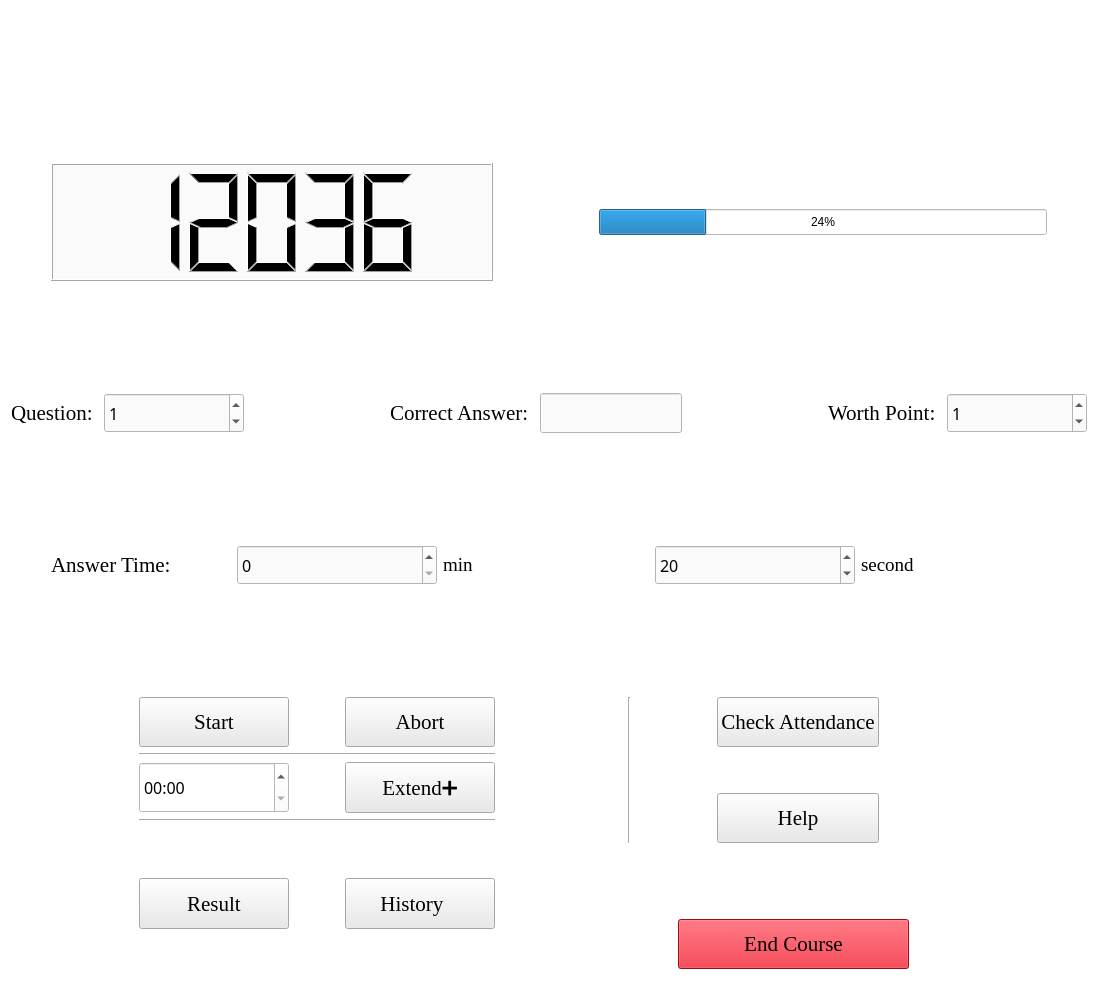
<?xml version="1.0" encoding="UTF-8"?>
<ui version="4.0">
 <class>Form</class>
 <widget class="QWidget" name="Form">
  <property name="geometry">
   <rect>
    <x>0</x>
    <y>0</y>
    <width>1098</width>
    <height>990</height>
   </rect>
  </property>
  <property name="windowTitle">
   <string>Form</string>
  </property>
  <property name="styleSheet">
   <string notr="true">background-color: rgb(255, 255, 255);</string>
  </property>
  <layout class="QVBoxLayout" name="verticalLayout_2">
   <item>
    <widget class="QLabel" name="label_7">
     <property name="sizePolicy">
      <sizepolicy hsizetype="Expanding" vsizetype="Expanding">
       <horstretch>0</horstretch>
       <verstretch>0</verstretch>
      </sizepolicy>
     </property>
     <property name="maximumSize">
      <size>
       <width>1080</width>
       <height>180</height>
      </size>
     </property>
     <property name="text">
      <string/>
     </property>
     <property name="pixmap">
      <pixmap resource="Dressing.qrc">:/Bar/Galaxy1.png</pixmap>
     </property>
     <property name="scaledContents">
      <bool>true</bool>
     </property>
    </widget>
   </item>
   <item>
    <spacer name="verticalSpacer_13">
     <property name="orientation">
      <enum>Qt::Vertical</enum>
     </property>
     <property name="sizeType">
      <enum>QSizePolicy::Fixed</enum>
     </property>
     <property name="sizeHint" stdset="0">
      <size>
       <width>20</width>
       <height>40</height>
      </size>
     </property>
    </spacer>
   </item>
   <item>
    <layout class="QHBoxLayout" name="horizontalLayout_9">
     <item>
      <spacer name="horizontalSpacer_18">
       <property name="orientation">
        <enum>Qt::Horizontal</enum>
       </property>
       <property name="sizeType">
        <enum>QSizePolicy::Fixed</enum>
       </property>
       <property name="sizeHint" stdset="0">
        <size>
         <width>40</width>
         <height>20</height>
        </size>
       </property>
      </spacer>
     </item>
     <item>
      <layout class="QGridLayout" name="gridLayout">
       <item row="1" column="4" rowspan="2" colspan="2">
        <widget class="QProgressBar" name="progressBar">
         <property name="sizePolicy">
          <sizepolicy hsizetype="Expanding" vsizetype="Expanding">
           <horstretch>0</horstretch>
           <verstretch>0</verstretch>
          </sizepolicy>
         </property>
         <property name="value">
          <number>24</number>
         </property>
        </widget>
       </item>
       <item row="0" column="4">
        <spacer name="verticalSpacer_5">
         <property name="orientation">
          <enum>Qt::Vertical</enum>
         </property>
         <property name="sizeHint" stdset="0">
          <size>
           <width>20</width>
           <height>40</height>
          </size>
         </property>
        </spacer>
       </item>
       <item row="3" column="4">
        <spacer name="verticalSpacer_6">
         <property name="orientation">
          <enum>Qt::Vertical</enum>
         </property>
         <property name="sizeHint" stdset="0">
          <size>
           <width>20</width>
           <height>40</height>
          </size>
         </property>
        </spacer>
       </item>
       <item row="1" column="3">
        <spacer name="horizontalSpacer_17">
         <property name="orientation">
          <enum>Qt::Horizontal</enum>
         </property>
         <property name="sizeType">
          <enum>QSizePolicy::Fixed</enum>
         </property>
         <property name="sizeHint" stdset="0">
          <size>
           <width>50</width>
           <height>20</height>
          </size>
         </property>
        </spacer>
       </item>
       <item row="0" column="0" rowspan="4" colspan="2">
        <widget class="QLCDNumber" name="lcdNumber">
         <property name="enabled">
          <bool>true</bool>
         </property>
         <property name="sizePolicy">
          <sizepolicy hsizetype="Expanding" vsizetype="Expanding">
           <horstretch>0</horstretch>
           <verstretch>0</verstretch>
          </sizepolicy>
         </property>
         <property name="minimumSize">
          <size>
           <width>0</width>
           <height>0</height>
          </size>
         </property>
         <property name="maximumSize">
          <size>
           <width>16777215</width>
           <height>16777215</height>
          </size>
         </property>
         <property name="cursor">
          <cursorShape>ArrowCursor</cursorShape>
         </property>
         <property name="styleSheet">
          <string notr="true">background-color: rgb(250, 250, 250);</string>
         </property>
         <property name="smallDecimalPoint">
          <bool>false</bool>
         </property>
         <property name="digitCount">
          <number>5</number>
         </property>
         <property name="mode">
          <enum>QLCDNumber::Dec</enum>
         </property>
         <property name="segmentStyle">
          <enum>QLCDNumber::Filled</enum>
         </property>
         <property name="value" stdset="0">
          <double>12036.000000000000000</double>
         </property>
         <property name="intValue" stdset="0">
          <number>12036</number>
         </property>
        </widget>
       </item>
       <item row="1" column="2">
        <spacer name="horizontalSpacer_13">
         <property name="orientation">
          <enum>Qt::Horizontal</enum>
         </property>
         <property name="sizeType">
          <enum>QSizePolicy::Fixed</enum>
         </property>
         <property name="sizeHint" stdset="0">
          <size>
           <width>50</width>
           <height>20</height>
          </size>
         </property>
        </spacer>
       </item>
      </layout>
     </item>
     <item>
      <spacer name="horizontalSpacer_19">
       <property name="orientation">
        <enum>Qt::Horizontal</enum>
       </property>
       <property name="sizeType">
        <enum>QSizePolicy::Fixed</enum>
       </property>
       <property name="sizeHint" stdset="0">
        <size>
         <width>40</width>
         <height>20</height>
        </size>
       </property>
      </spacer>
     </item>
    </layout>
   </item>
   <item>
    <spacer name="verticalSpacer_10">
     <property name="orientation">
      <enum>Qt::Vertical</enum>
     </property>
     <property name="sizeHint" stdset="0">
      <size>
       <width>20</width>
       <height>61</height>
      </size>
     </property>
    </spacer>
   </item>
   <item>
    <layout class="QHBoxLayout" name="horizontalLayout_4">
     <item>
      <widget class="QLabel" name="label_6">
       <property name="sizePolicy">
        <sizepolicy hsizetype="Fixed" vsizetype="Preferred">
         <horstretch>0</horstretch>
         <verstretch>0</verstretch>
        </sizepolicy>
       </property>
       <property name="font">
        <font>
         <family>Times New Roman</family>
         <pointsize>16</pointsize>
        </font>
       </property>
       <property name="text">
        <string>Question: </string>
       </property>
      </widget>
     </item>
     <item>
      <widget class="QSpinBox" name="spinBox_4">
       <property name="sizePolicy">
        <sizepolicy hsizetype="Expanding" vsizetype="Fixed">
         <horstretch>0</horstretch>
         <verstretch>0</verstretch>
        </sizepolicy>
       </property>
       <property name="minimumSize">
        <size>
         <width>0</width>
         <height>40</height>
        </size>
       </property>
       <property name="maximumSize">
        <size>
         <width>200</width>
         <height>16777215</height>
        </size>
       </property>
       <property name="font">
        <font>
         <family>SimSun-ExtB</family>
         <pointsize>12</pointsize>
        </font>
       </property>
       <property name="styleSheet">
        <string notr="true">background-color: rgb(250, 250, 250);</string>
       </property>
       <property name="value">
        <number>1</number>
       </property>
      </widget>
     </item>
     <item>
      <spacer name="horizontalSpacer_5">
       <property name="orientation">
        <enum>Qt::Horizontal</enum>
       </property>
       <property name="sizeType">
        <enum>QSizePolicy::Expanding</enum>
       </property>
       <property name="sizeHint" stdset="0">
        <size>
         <width>20</width>
         <height>20</height>
        </size>
       </property>
      </spacer>
     </item>
     <item>
      <widget class="QLabel" name="label_4">
       <property name="sizePolicy">
        <sizepolicy hsizetype="Fixed" vsizetype="Preferred">
         <horstretch>0</horstretch>
         <verstretch>0</verstretch>
        </sizepolicy>
       </property>
       <property name="font">
        <font>
         <family>Times New Roman</family>
         <pointsize>16</pointsize>
         <italic>false</italic>
        </font>
       </property>
       <property name="text">
        <string>Correct Answer: </string>
       </property>
      </widget>
     </item>
     <item>
      <widget class="QLineEdit" name="lineEdit">
       <property name="sizePolicy">
        <sizepolicy hsizetype="Expanding" vsizetype="Fixed">
         <horstretch>0</horstretch>
         <verstretch>0</verstretch>
        </sizepolicy>
       </property>
       <property name="minimumSize">
        <size>
         <width>0</width>
         <height>40</height>
        </size>
       </property>
       <property name="font">
        <font>
         <family>SimSun-ExtB</family>
         <pointsize>12</pointsize>
        </font>
       </property>
       <property name="styleSheet">
        <string notr="true">background-color: rgb(250, 250, 250);</string>
       </property>
       <property name="text">
        <string/>
       </property>
      </widget>
     </item>
     <item>
      <spacer name="horizontalSpacer_6">
       <property name="orientation">
        <enum>Qt::Horizontal</enum>
       </property>
       <property name="sizeType">
        <enum>QSizePolicy::Expanding</enum>
       </property>
       <property name="sizeHint" stdset="0">
        <size>
         <width>20</width>
         <height>20</height>
        </size>
       </property>
      </spacer>
     </item>
     <item>
      <widget class="QLabel" name="label_5">
       <property name="sizePolicy">
        <sizepolicy hsizetype="Fixed" vsizetype="Preferred">
         <horstretch>0</horstretch>
         <verstretch>0</verstretch>
        </sizepolicy>
       </property>
       <property name="font">
        <font>
         <family>Times New Roman</family>
         <pointsize>16</pointsize>
         <italic>false</italic>
        </font>
       </property>
       <property name="text">
        <string>Worth Point: </string>
       </property>
      </widget>
     </item>
     <item>
      <widget class="QSpinBox" name="spinBox_3">
       <property name="sizePolicy">
        <sizepolicy hsizetype="Expanding" vsizetype="Fixed">
         <horstretch>0</horstretch>
         <verstretch>0</verstretch>
        </sizepolicy>
       </property>
       <property name="minimumSize">
        <size>
         <width>0</width>
         <height>40</height>
        </size>
       </property>
       <property name="maximumSize">
        <size>
         <width>200</width>
         <height>16777215</height>
        </size>
       </property>
       <property name="font">
        <font>
         <family>SimSun-ExtB</family>
         <pointsize>12</pointsize>
        </font>
       </property>
       <property name="styleSheet">
        <string notr="true">background-color: rgb(250, 250, 250);</string>
       </property>
       <property name="value">
        <number>1</number>
       </property>
      </widget>
     </item>
    </layout>
   </item>
   <item>
    <spacer name="verticalSpacer_11">
     <property name="orientation">
      <enum>Qt::Vertical</enum>
     </property>
     <property name="sizeHint" stdset="0">
      <size>
       <width>20</width>
       <height>60</height>
      </size>
     </property>
    </spacer>
   </item>
   <item>
    <layout class="QHBoxLayout" name="horizontalLayout_5">
     <item>
      <spacer name="horizontalSpacer_10">
       <property name="orientation">
        <enum>Qt::Horizontal</enum>
       </property>
       <property name="sizeType">
        <enum>QSizePolicy::Fixed</enum>
       </property>
       <property name="sizeHint" stdset="0">
        <size>
         <width>40</width>
         <height>20</height>
        </size>
       </property>
      </spacer>
     </item>
     <item>
      <widget class="QLabel" name="label">
       <property name="sizePolicy">
        <sizepolicy hsizetype="Fixed" vsizetype="Preferred">
         <horstretch>0</horstretch>
         <verstretch>0</verstretch>
        </sizepolicy>
       </property>
       <property name="font">
        <font>
         <family>Times New Roman</family>
         <pointsize>16</pointsize>
         <italic>false</italic>
        </font>
       </property>
       <property name="text">
        <string>Answer Time:</string>
       </property>
      </widget>
     </item>
     <item>
      <spacer name="horizontalSpacer_8">
       <property name="orientation">
        <enum>Qt::Horizontal</enum>
       </property>
       <property name="sizeType">
        <enum>QSizePolicy::Fixed</enum>
       </property>
       <property name="sizeHint" stdset="0">
        <size>
         <width>60</width>
         <height>20</height>
        </size>
       </property>
      </spacer>
     </item>
     <item>
      <widget class="QSpinBox" name="spinBox">
       <property name="sizePolicy">
        <sizepolicy hsizetype="Expanding" vsizetype="Fixed">
         <horstretch>0</horstretch>
         <verstretch>0</verstretch>
        </sizepolicy>
       </property>
       <property name="minimumSize">
        <size>
         <width>0</width>
         <height>40</height>
        </size>
       </property>
       <property name="maximumSize">
        <size>
         <width>200</width>
         <height>16777215</height>
        </size>
       </property>
       <property name="font">
        <font>
         <family>SimSun-ExtB</family>
         <pointsize>12</pointsize>
        </font>
       </property>
       <property name="styleSheet">
        <string notr="true">background-color: rgb(250, 250, 250);</string>
       </property>
       <property name="maximum">
        <number>99</number>
       </property>
      </widget>
     </item>
     <item>
      <widget class="QLabel" name="label_2">
       <property name="font">
        <font>
         <family>Times New Roman</family>
         <pointsize>14</pointsize>
         <italic>false</italic>
        </font>
       </property>
       <property name="text">
        <string>min</string>
       </property>
      </widget>
     </item>
     <item>
      <spacer name="horizontalSpacer_7">
       <property name="orientation">
        <enum>Qt::Horizontal</enum>
       </property>
       <property name="sizeType">
        <enum>QSizePolicy::Fixed</enum>
       </property>
       <property name="sizeHint" stdset="0">
        <size>
         <width>20</width>
         <height>20</height>
        </size>
       </property>
      </spacer>
     </item>
     <item>
      <widget class="QSpinBox" name="spinBox_2">
       <property name="sizePolicy">
        <sizepolicy hsizetype="Expanding" vsizetype="Fixed">
         <horstretch>0</horstretch>
         <verstretch>0</verstretch>
        </sizepolicy>
       </property>
       <property name="minimumSize">
        <size>
         <width>0</width>
         <height>40</height>
        </size>
       </property>
       <property name="maximumSize">
        <size>
         <width>200</width>
         <height>16777215</height>
        </size>
       </property>
       <property name="font">
        <font>
         <family>SimSun-ExtB</family>
         <pointsize>12</pointsize>
        </font>
       </property>
       <property name="styleSheet">
        <string notr="true">background-color: rgb(250, 250, 250);</string>
       </property>
       <property name="maximum">
        <number>999</number>
       </property>
       <property name="value">
        <number>20</number>
       </property>
      </widget>
     </item>
     <item>
      <widget class="QLabel" name="label_3">
       <property name="minimumSize">
        <size>
         <width>0</width>
         <height>40</height>
        </size>
       </property>
       <property name="font">
        <font>
         <family>Times New Roman</family>
         <pointsize>14</pointsize>
         <italic>false</italic>
        </font>
       </property>
       <property name="text">
        <string>second</string>
       </property>
      </widget>
     </item>
     <item>
      <spacer name="horizontalSpacer_14">
       <property name="orientation">
        <enum>Qt::Horizontal</enum>
       </property>
       <property name="sizeType">
        <enum>QSizePolicy::Fixed</enum>
       </property>
       <property name="sizeHint" stdset="0">
        <size>
         <width>40</width>
         <height>20</height>
        </size>
       </property>
      </spacer>
     </item>
    </layout>
   </item>
   <item>
    <spacer name="verticalSpacer_9">
     <property name="orientation">
      <enum>Qt::Vertical</enum>
     </property>
     <property name="sizeHint" stdset="0">
      <size>
       <width>20</width>
       <height>61</height>
      </size>
     </property>
    </spacer>
   </item>
   <item>
    <layout class="QHBoxLayout" name="horizontalLayout_8">
     <item>
      <spacer name="horizontalSpacer_15">
       <property name="orientation">
        <enum>Qt::Horizontal</enum>
       </property>
       <property name="sizeType">
        <enum>QSizePolicy::Expanding</enum>
       </property>
       <property name="sizeHint" stdset="0">
        <size>
         <width>40</width>
         <height>20</height>
        </size>
       </property>
      </spacer>
     </item>
     <item>
      <layout class="QVBoxLayout" name="verticalLayout">
       <item>
        <layout class="QHBoxLayout" name="horizontalLayout">
         <item>
          <widget class="QPushButton" name="pushButton">
           <property name="sizePolicy">
            <sizepolicy hsizetype="Expanding" vsizetype="Expanding">
             <horstretch>0</horstretch>
             <verstretch>0</verstretch>
            </sizepolicy>
           </property>
           <property name="minimumSize">
            <size>
             <width>150</width>
             <height>50</height>
            </size>
           </property>
           <property name="palette">
            <palette>
             <active>
              <colorrole role="Button">
               <brush brushstyle="SolidPattern">
                <color alpha="255">
                 <red>233</red>
                 <green>233</green>
                 <blue>233</blue>
                </color>
               </brush>
              </colorrole>
              <colorrole role="Base">
               <brush brushstyle="SolidPattern">
                <color alpha="255">
                 <red>233</red>
                 <green>233</green>
                 <blue>233</blue>
                </color>
               </brush>
              </colorrole>
              <colorrole role="Window">
               <brush brushstyle="SolidPattern">
                <color alpha="255">
                 <red>233</red>
                 <green>233</green>
                 <blue>233</blue>
                </color>
               </brush>
              </colorrole>
             </active>
             <inactive>
              <colorrole role="Button">
               <brush brushstyle="SolidPattern">
                <color alpha="255">
                 <red>233</red>
                 <green>233</green>
                 <blue>233</blue>
                </color>
               </brush>
              </colorrole>
              <colorrole role="Base">
               <brush brushstyle="SolidPattern">
                <color alpha="255">
                 <red>233</red>
                 <green>233</green>
                 <blue>233</blue>
                </color>
               </brush>
              </colorrole>
              <colorrole role="Window">
               <brush brushstyle="SolidPattern">
                <color alpha="255">
                 <red>233</red>
                 <green>233</green>
                 <blue>233</blue>
                </color>
               </brush>
              </colorrole>
             </inactive>
             <disabled>
              <colorrole role="Button">
               <brush brushstyle="SolidPattern">
                <color alpha="255">
                 <red>233</red>
                 <green>233</green>
                 <blue>233</blue>
                </color>
               </brush>
              </colorrole>
              <colorrole role="Base">
               <brush brushstyle="SolidPattern">
                <color alpha="255">
                 <red>233</red>
                 <green>233</green>
                 <blue>233</blue>
                </color>
               </brush>
              </colorrole>
              <colorrole role="Window">
               <brush brushstyle="SolidPattern">
                <color alpha="255">
                 <red>233</red>
                 <green>233</green>
                 <blue>233</blue>
                </color>
               </brush>
              </colorrole>
             </disabled>
            </palette>
           </property>
           <property name="font">
            <font>
             <family>Times New Roman</family>
             <pointsize>16</pointsize>
            </font>
           </property>
           <property name="cursor">
            <cursorShape>PointingHandCursor</cursorShape>
           </property>
           <property name="mouseTracking">
            <bool>false</bool>
           </property>
           <property name="styleSheet">
            <string notr="true">background-color: rgb(233, 233, 233);</string>
           </property>
           <property name="text">
            <string>Start</string>
           </property>
          </widget>
         </item>
         <item>
          <spacer name="horizontalSpacer">
           <property name="orientation">
            <enum>Qt::Horizontal</enum>
           </property>
           <property name="sizeType">
            <enum>QSizePolicy::Expanding</enum>
           </property>
           <property name="sizeHint" stdset="0">
            <size>
             <width>50</width>
             <height>20</height>
            </size>
           </property>
          </spacer>
         </item>
         <item>
          <widget class="QPushButton" name="pushButton_2">
           <property name="sizePolicy">
            <sizepolicy hsizetype="Expanding" vsizetype="Expanding">
             <horstretch>0</horstretch>
             <verstretch>0</verstretch>
            </sizepolicy>
           </property>
           <property name="minimumSize">
            <size>
             <width>150</width>
             <height>50</height>
            </size>
           </property>
           <property name="font">
            <font>
             <family>Times New Roman</family>
             <pointsize>16</pointsize>
            </font>
           </property>
           <property name="cursor">
            <cursorShape>PointingHandCursor</cursorShape>
           </property>
           <property name="styleSheet">
            <string notr="true">background-color: rgb(233, 233, 233);</string>
           </property>
           <property name="text">
            <string>Abort</string>
           </property>
          </widget>
         </item>
        </layout>
       </item>
       <item>
        <widget class="Line" name="line">
         <property name="orientation">
          <enum>Qt::Horizontal</enum>
         </property>
        </widget>
       </item>
       <item>
        <layout class="QHBoxLayout" name="horizontalLayout_2">
         <item>
          <widget class="QTimeEdit" name="timeEdit_2">
           <property name="enabled">
            <bool>true</bool>
           </property>
           <property name="sizePolicy">
            <sizepolicy hsizetype="Expanding" vsizetype="Expanding">
             <horstretch>0</horstretch>
             <verstretch>0</verstretch>
            </sizepolicy>
           </property>
           <property name="minimumSize">
            <size>
             <width>150</width>
             <height>50</height>
            </size>
           </property>
           <property name="font">
            <font>
             <family>SimSun-ExtB</family>
             <pointsize>12</pointsize>
            </font>
           </property>
           <property name="currentSection">
            <enum>QDateTimeEdit::MinuteSection</enum>
           </property>
           <property name="displayFormat">
            <string>mm:ss</string>
           </property>
          </widget>
         </item>
         <item>
          <spacer name="horizontalSpacer_2">
           <property name="orientation">
            <enum>Qt::Horizontal</enum>
           </property>
           <property name="sizeType">
            <enum>QSizePolicy::Expanding</enum>
           </property>
           <property name="sizeHint" stdset="0">
            <size>
             <width>50</width>
             <height>20</height>
            </size>
           </property>
          </spacer>
         </item>
         <item>
          <widget class="QPushButton" name="pushButton_9">
           <property name="sizePolicy">
            <sizepolicy hsizetype="Expanding" vsizetype="Expanding">
             <horstretch>0</horstretch>
             <verstretch>0</verstretch>
            </sizepolicy>
           </property>
           <property name="minimumSize">
            <size>
             <width>150</width>
             <height>50</height>
            </size>
           </property>
           <property name="font">
            <font>
             <family>Times New Roman</family>
             <pointsize>16</pointsize>
            </font>
           </property>
           <property name="cursor">
            <cursorShape>PointingHandCursor</cursorShape>
           </property>
           <property name="styleSheet">
            <string notr="true">background-color: rgb(233, 233, 233);</string>
           </property>
           <property name="text">
            <string>Extend➕</string>
           </property>
          </widget>
         </item>
        </layout>
       </item>
       <item>
        <widget class="Line" name="line_2">
         <property name="orientation">
          <enum>Qt::Horizontal</enum>
         </property>
        </widget>
       </item>
       <item>
        <spacer name="verticalSpacer">
         <property name="orientation">
          <enum>Qt::Vertical</enum>
         </property>
         <property name="sizeType">
          <enum>QSizePolicy::Expanding</enum>
         </property>
         <property name="sizeHint" stdset="0">
          <size>
           <width>20</width>
           <height>25</height>
          </size>
         </property>
        </spacer>
       </item>
       <item>
        <layout class="QHBoxLayout" name="horizontalLayout_3">
         <item>
          <widget class="QPushButton" name="pushButton_4">
           <property name="sizePolicy">
            <sizepolicy hsizetype="Expanding" vsizetype="Expanding">
             <horstretch>0</horstretch>
             <verstretch>0</verstretch>
            </sizepolicy>
           </property>
           <property name="minimumSize">
            <size>
             <width>150</width>
             <height>50</height>
            </size>
           </property>
           <property name="font">
            <font>
             <family>Times New Roman</family>
             <pointsize>16</pointsize>
            </font>
           </property>
           <property name="cursor">
            <cursorShape>PointingHandCursor</cursorShape>
           </property>
           <property name="styleSheet">
            <string notr="true">background-color: rgb(233, 233, 233);</string>
           </property>
           <property name="text">
            <string>Result</string>
           </property>
          </widget>
         </item>
         <item>
          <spacer name="horizontalSpacer_3">
           <property name="orientation">
            <enum>Qt::Horizontal</enum>
           </property>
           <property name="sizeType">
            <enum>QSizePolicy::Expanding</enum>
           </property>
           <property name="sizeHint" stdset="0">
            <size>
             <width>50</width>
             <height>20</height>
            </size>
           </property>
          </spacer>
         </item>
         <item>
          <widget class="QPushButton" name="pushButton_3">
           <property name="sizePolicy">
            <sizepolicy hsizetype="Expanding" vsizetype="Expanding">
             <horstretch>0</horstretch>
             <verstretch>0</verstretch>
            </sizepolicy>
           </property>
           <property name="minimumSize">
            <size>
             <width>150</width>
             <height>50</height>
            </size>
           </property>
           <property name="font">
            <font>
             <family>Times New Roman</family>
             <pointsize>16</pointsize>
            </font>
           </property>
           <property name="cursor">
            <cursorShape>PointingHandCursor</cursorShape>
           </property>
           <property name="styleSheet">
            <string notr="true">background-color: rgb(233, 233, 233);</string>
           </property>
           <property name="text">
            <string>History🔎</string>
           </property>
          </widget>
         </item>
        </layout>
       </item>
       <item>
        <spacer name="verticalSpacer_4">
         <property name="orientation">
          <enum>Qt::Vertical</enum>
         </property>
         <property name="sizeType">
          <enum>QSizePolicy::Expanding</enum>
         </property>
         <property name="sizeHint" stdset="0">
          <size>
           <width>20</width>
           <height>40</height>
          </size>
         </property>
        </spacer>
       </item>
      </layout>
     </item>
     <item>
      <spacer name="horizontalSpacer_12">
       <property name="orientation">
        <enum>Qt::Horizontal</enum>
       </property>
       <property name="sizeType">
        <enum>QSizePolicy::Expanding</enum>
       </property>
       <property name="sizeHint" stdset="0">
        <size>
         <width>50</width>
         <height>20</height>
        </size>
       </property>
      </spacer>
     </item>
     <item>
      <layout class="QVBoxLayout" name="verticalLayout_4">
       <item>
        <layout class="QHBoxLayout" name="horizontalLayout_6">
         <item>
          <widget class="Line" name="line_3">
           <property name="orientation">
            <enum>Qt::Vertical</enum>
           </property>
          </widget>
         </item>
         <item>
          <spacer name="horizontalSpacer_4">
           <property name="orientation">
            <enum>Qt::Horizontal</enum>
           </property>
           <property name="sizeType">
            <enum>QSizePolicy::Expanding</enum>
           </property>
           <property name="sizeHint" stdset="0">
            <size>
             <width>80</width>
             <height>20</height>
            </size>
           </property>
          </spacer>
         </item>
         <item>
          <layout class="QVBoxLayout" name="verticalLayout_3">
           <item>
            <widget class="QPushButton" name="pushButton_6">
             <property name="sizePolicy">
              <sizepolicy hsizetype="Expanding" vsizetype="Expanding">
               <horstretch>0</horstretch>
               <verstretch>0</verstretch>
              </sizepolicy>
             </property>
             <property name="minimumSize">
              <size>
               <width>150</width>
               <height>50</height>
              </size>
             </property>
             <property name="font">
              <font>
               <family>Times New Roman</family>
               <pointsize>16</pointsize>
              </font>
             </property>
             <property name="cursor">
              <cursorShape>PointingHandCursor</cursorShape>
             </property>
             <property name="styleSheet">
              <string notr="true">background-color: rgb(233, 233, 233);</string>
             </property>
             <property name="text">
              <string>Check Attendance</string>
             </property>
            </widget>
           </item>
           <item>
            <spacer name="verticalSpacer_2">
             <property name="orientation">
              <enum>Qt::Vertical</enum>
             </property>
             <property name="sizeHint" stdset="0">
              <size>
               <width>20</width>
               <height>40</height>
              </size>
             </property>
            </spacer>
           </item>
           <item>
            <widget class="QPushButton" name="pushButton_8">
             <property name="sizePolicy">
              <sizepolicy hsizetype="Preferred" vsizetype="Fixed">
               <horstretch>0</horstretch>
               <verstretch>0</verstretch>
              </sizepolicy>
             </property>
             <property name="minimumSize">
              <size>
               <width>150</width>
               <height>50</height>
              </size>
             </property>
             <property name="font">
              <font>
               <family>Times New Roman</family>
               <pointsize>16</pointsize>
              </font>
             </property>
             <property name="cursor">
              <cursorShape>WhatsThisCursor</cursorShape>
             </property>
             <property name="styleSheet">
              <string notr="true">background-color: rgb(233, 233, 233);</string>
             </property>
             <property name="text">
              <string>Help</string>
             </property>
            </widget>
           </item>
          </layout>
         </item>
         <item>
          <spacer name="horizontalSpacer_11">
           <property name="orientation">
            <enum>Qt::Horizontal</enum>
           </property>
           <property name="sizeType">
            <enum>QSizePolicy::Expanding</enum>
           </property>
           <property name="sizeHint" stdset="0">
            <size>
             <width>80</width>
             <height>20</height>
            </size>
           </property>
          </spacer>
         </item>
        </layout>
       </item>
       <item>
        <spacer name="verticalSpacer_3">
         <property name="orientation">
          <enum>Qt::Vertical</enum>
         </property>
         <property name="sizeType">
          <enum>QSizePolicy::Expanding</enum>
         </property>
         <property name="sizeHint" stdset="0">
          <size>
           <width>20</width>
           <height>70</height>
          </size>
         </property>
        </spacer>
       </item>
       <item>
        <layout class="QHBoxLayout" name="horizontalLayout_7">
         <item>
          <spacer name="horizontalSpacer_9">
           <property name="orientation">
            <enum>Qt::Horizontal</enum>
           </property>
           <property name="sizeType">
            <enum>QSizePolicy::Fixed</enum>
           </property>
           <property name="sizeHint" stdset="0">
            <size>
             <width>50</width>
             <height>20</height>
            </size>
           </property>
          </spacer>
         </item>
         <item>
          <widget class="QPushButton" name="pushButton_5">
           <property name="sizePolicy">
            <sizepolicy hsizetype="Expanding" vsizetype="Expanding">
             <horstretch>0</horstretch>
             <verstretch>0</verstretch>
            </sizepolicy>
           </property>
           <property name="minimumSize">
            <size>
             <width>160</width>
             <height>50</height>
            </size>
           </property>
           <property name="font">
            <font>
             <family>Times New Roman</family>
             <pointsize>16</pointsize>
             <weight>50</weight>
             <italic>false</italic>
             <bold>false</bold>
            </font>
           </property>
           <property name="cursor">
            <cursorShape>PointingHandCursor</cursorShape>
           </property>
           <property name="styleSheet">
            <string notr="true">background-color:rgb(217, 19, 35)</string>
           </property>
           <property name="text">
            <string>End Course</string>
           </property>
          </widget>
         </item>
         <item>
          <spacer name="horizontalSpacer_20">
           <property name="orientation">
            <enum>Qt::Horizontal</enum>
           </property>
           <property name="sizeType">
            <enum>QSizePolicy::Fixed</enum>
           </property>
           <property name="sizeHint" stdset="0">
            <size>
             <width>50</width>
             <height>20</height>
            </size>
           </property>
          </spacer>
         </item>
        </layout>
       </item>
       <item>
        <spacer name="verticalSpacer_12">
         <property name="orientation">
          <enum>Qt::Vertical</enum>
         </property>
         <property name="sizeType">
          <enum>QSizePolicy::Fixed</enum>
         </property>
         <property name="sizeHint" stdset="0">
          <size>
           <width>20</width>
           <height>10</height>
          </size>
         </property>
        </spacer>
       </item>
      </layout>
     </item>
     <item>
      <spacer name="horizontalSpacer_16">
       <property name="orientation">
        <enum>Qt::Horizontal</enum>
       </property>
       <property name="sizeType">
        <enum>QSizePolicy::Expanding</enum>
       </property>
       <property name="sizeHint" stdset="0">
        <size>
         <width>40</width>
         <height>20</height>
        </size>
       </property>
      </spacer>
     </item>
    </layout>
   </item>
  </layout>
 </widget>
 <resources>
  <include location="Dressing.qrc"/>
 </resources>
 <connections/>
</ui>
